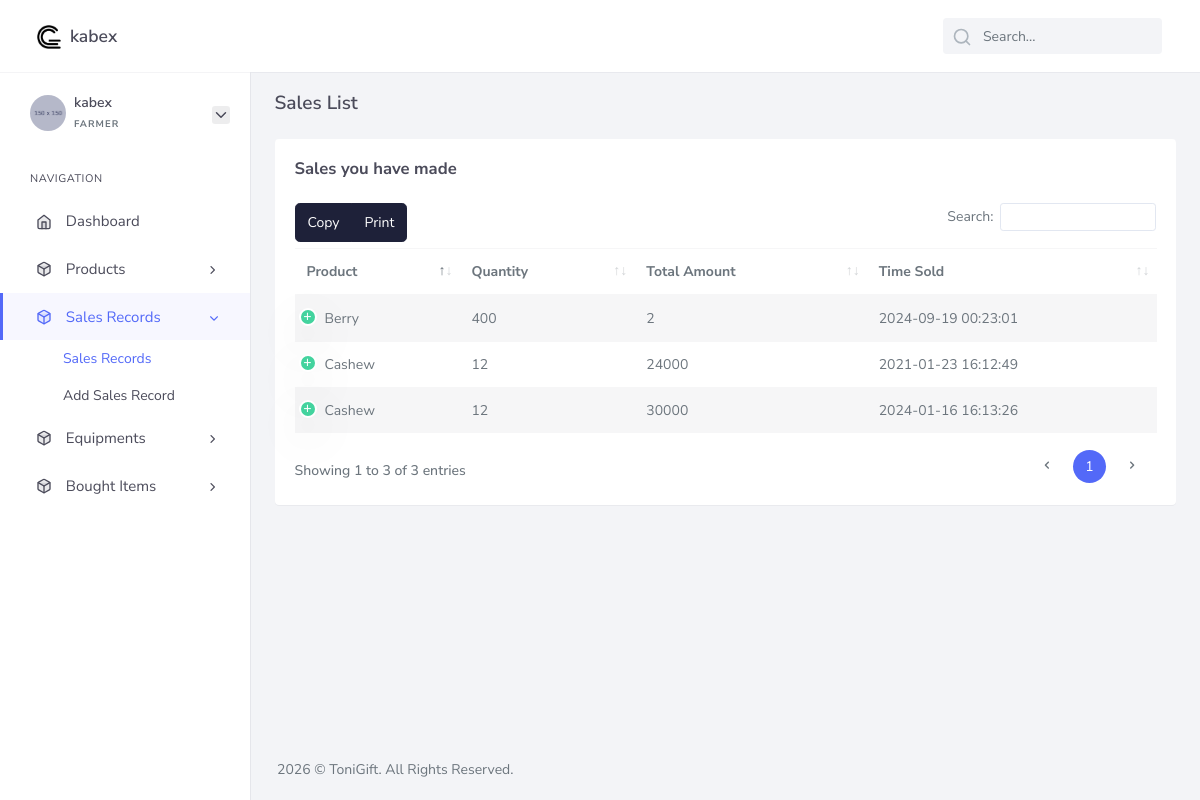
/farmer/sales_records.php (signed in), run on the app's committed database.
### tables this page shows
CREATE TABLE `sales` (
  `id` int(11) NOT NULL,
  `product_id` bigint(20) NOT NULL,
  `quantity` int(11) NOT NULL,
  `total_amount` decimal(10,0) NOT NULL,
  `time_sold` timestamp NOT NULL DEFAULT current_timestamp()
);

CREATE TABLE `products` (
  `id` int(11) NOT NULL,
  `farmer_id` int(11) NOT NULL,
  `product_name` varchar(180) NOT NULL,
  `price` decimal(10,0) NOT NULL,
  `description` text NOT NULL,
  `status` int(11) NOT NULL DEFAULT 0
);

### core/db.class.php (called while the page is built, shortened)
<?php
    class DB {
        public $host = 'localhost';
        public $dbname = 'farming_system';
        public $password = '';
        public $username = 'root';
        public $conn;
        function __construct(){
            try {
                $this->conn = new PDO("mysql:host=$this->host;dbname=$this->dbname;", $this->username, $this->password);
                $this->conn->setAttribute(PDO::ATTR_ERRMODE,PDO::ERRMODE_EXCEPTION);
            } catch (PDOException $ex) {
                echo 'Error in database connection '. $ex->getMessage();
            }
        }
        function prep($query){
            return $this->conn->prepare($query);
        }
        function fetchAll($query,$value){
            $query = $this->prep($query);
            $query->execute($value);
            return $query->fetchAll();
        }
    }
?>

### core/sales.class.php (called while the page is built, shortened)
<?php
    include_once 'db.class.php';
    class Sales extends DB{
        function fetch_farmer_sales($farmer_id){
            return DB::fetchAll("SELECT product_name, sales.quantity, sales.id, total_amount, time_sold FROM sales JOIN products on products.id = sales.product_id WHERE products.farmer_id = ? ",[$farmer_id]);
        }
    }
?>

### farmer/sales_records.php (the view, shortened to what this page needs)
<?php
  include_once '../core/sales.class.php';
  $sale_obj = new Sales();
  $farmer_id = $_SESSION['farmer']['id'];
  $sales = $sale_obj->fetch_farmer_sales($farmer_id);
?>
<!DOCTYPE html>
<html lang="en">
    <link href="assets/libs/datatables/dataTables.bootstrap4.min.css" rel="stylesheet" type="text/css" />
    <link href="assets/libs/datatables/responsive.bootstrap4.min.css" rel="stylesheet" type="text/css" />
    <link href="assets/libs/datatables/buttons.bootstrap4.min.css" rel="stylesheet" type="text/css" />
    <link href="assets/libs/datatables/select.bootstrap4.min.css" rel="stylesheet" type="text/css" />
    <?php include_once 'components/head.php'; ?>
    <body>
        <div id="wrapper">
            <?php include_once 'components/header.php'; ?>
            <?php include_once 'components/sidebar.php'; ?>
            <div class="content-page">
                <div class="content">
                    <div class="container-fluid">
                        <div class="row page-title align-items-center">
                            <div class="col-sm-4 col-xl-6">
                                <h4 class="mb-1 mt-0">Sales List</h4>
                            </div>
                        </div>
                        <div class="row">
                            <div class="col-12">
                                <div class="card">
                                    <div class="card-body">
                                        <h4 class="header-title mt-0 mb-4">Sales you have made</h4>
                                        <table id="datatable-buttons" class="table table-striped dt-responsive nowrap">
                                            <thead>
                                                <tr>
                                                    <th>Product</th>
                                                    <th>Quantity</th>
                                                    <th>Total Amount</th>
                                                    <th>Time Sold</th>
                                                </tr>
                                            </thead>
                                            <tbody>
                                                <?php foreach ($sales as $sale): ?>
                                                    <tr>
                                                        <td><?php echo $sale['product_name'] ?></td>
                                                        <td><?php echo $sale['quantity'] ?></td>
                                                        <td><?php echo $sale['total_amount'] ?></td>
                                                        <td><?php echo $sale['time_sold'] ?></td>
                                                    </tr>
                                                <?php endforeach ?>
                                            </tbody>
                                        </table>
                                    </div>
                                </div>
                            </div>
                        </div>
                    </div>
                </div>
                <?php include_once 'components/footer.php'; ?>
            </div>
        </div>
    </body>
</html>

### data on the page
sales: product.product_name "Berry", quantity "400", total_amount "2", time_sold "2024-09-19 00:23:01"
sales: product.product_name "Cashew", quantity "12", total_amount "24000", time_sold "2021-01-23 16:12:49"
sales: product.product_name "Cashew", quantity "12", total_amount "30000", time_sold "2024-01-16 16:13:26"

### other printed values
$_SESSION['farmer']['username'] "kabex"
